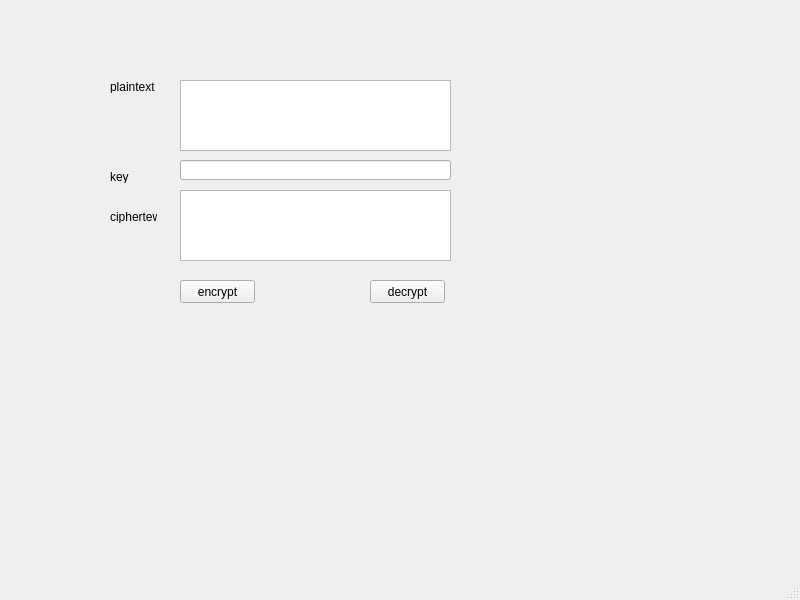
<?xml version="1.0" encoding="UTF-8"?>
<ui version="4.0">
 <class>MainWindow</class>
 <widget class="QMainWindow" name="MainWindow">
  <property name="geometry">
   <rect>
    <x>0</x>
    <y>0</y>
    <width>800</width>
    <height>600</height>
   </rect>
  </property>
  <property name="windowTitle">
   <string>MainWindow</string>
  </property>
  <widget class="QWidget" name="centralwidget">
   <widget class="QPushButton" name="btn_encrypt">
    <property name="geometry">
     <rect>
      <x>180</x>
      <y>280</y>
      <width>75</width>
      <height>23</height>
     </rect>
    </property>
    <property name="text">
     <string>encrypt</string>
    </property>
   </widget>
   <widget class="QPushButton" name="btn_decrypt">
    <property name="geometry">
     <rect>
      <x>370</x>
      <y>280</y>
      <width>75</width>
      <height>23</height>
     </rect>
    </property>
    <property name="text">
     <string>decrypt</string>
    </property>
   </widget>
   <widget class="QLabel" name="label">
    <property name="geometry">
     <rect>
      <x>110</x>
      <y>210</y>
      <width>47</width>
      <height>13</height>
     </rect>
    </property>
    <property name="text">
     <string>ciphertewxt</string>
    </property>
   </widget>
   <widget class="QTextEdit" name="txt_plaintext">
    <property name="geometry">
     <rect>
      <x>180</x>
      <y>80</y>
      <width>271</width>
      <height>71</height>
     </rect>
    </property>
   </widget>
   <widget class="QLineEdit" name="txt_key">
    <property name="geometry">
     <rect>
      <x>180</x>
      <y>160</y>
      <width>271</width>
      <height>20</height>
     </rect>
    </property>
   </widget>
   <widget class="QTextEdit" name="txt_ciphertext">
    <property name="geometry">
     <rect>
      <x>180</x>
      <y>190</y>
      <width>271</width>
      <height>71</height>
     </rect>
    </property>
   </widget>
   <widget class="QLabel" name="label_2">
    <property name="geometry">
     <rect>
      <x>110</x>
      <y>80</y>
      <width>47</width>
      <height>13</height>
     </rect>
    </property>
    <property name="text">
     <string>plaintext</string>
    </property>
   </widget>
   <widget class="QLabel" name="label_3">
    <property name="geometry">
     <rect>
      <x>110</x>
      <y>170</y>
      <width>47</width>
      <height>13</height>
     </rect>
    </property>
    <property name="text">
     <string>key</string>
    </property>
   </widget>
  </widget>
  <widget class="QMenuBar" name="menubar">
   <property name="geometry">
    <rect>
     <x>0</x>
     <y>0</y>
     <width>800</width>
     <height>21</height>
    </rect>
   </property>
  </widget>
  <widget class="QStatusBar" name="statusbar"/>
 </widget>
 <resources/>
 <connections/>
</ui>
